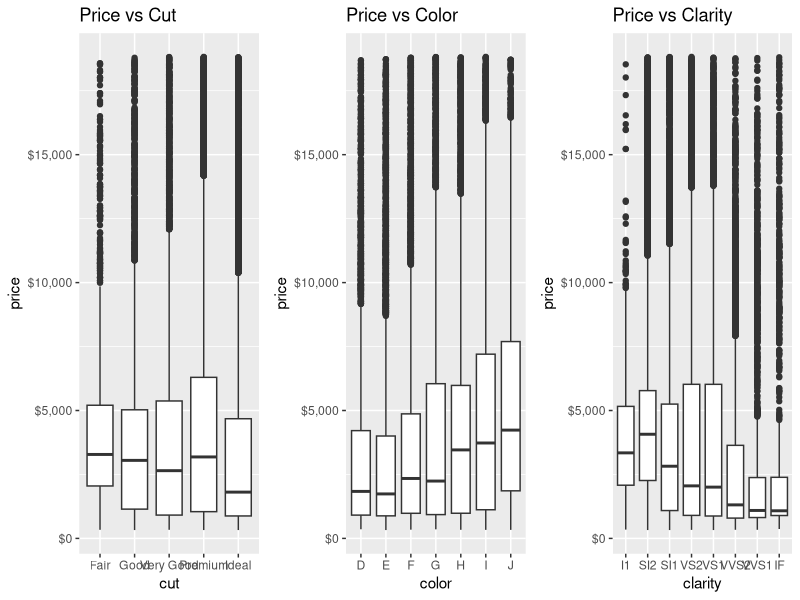
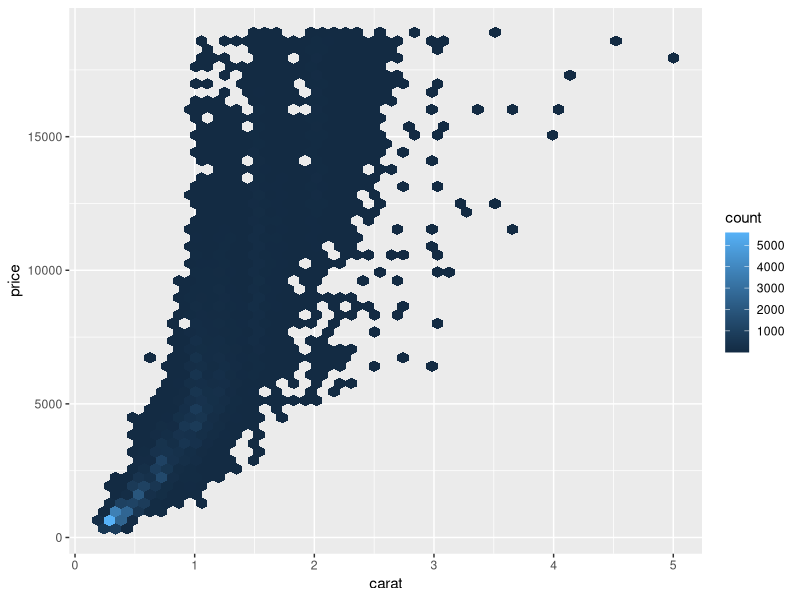
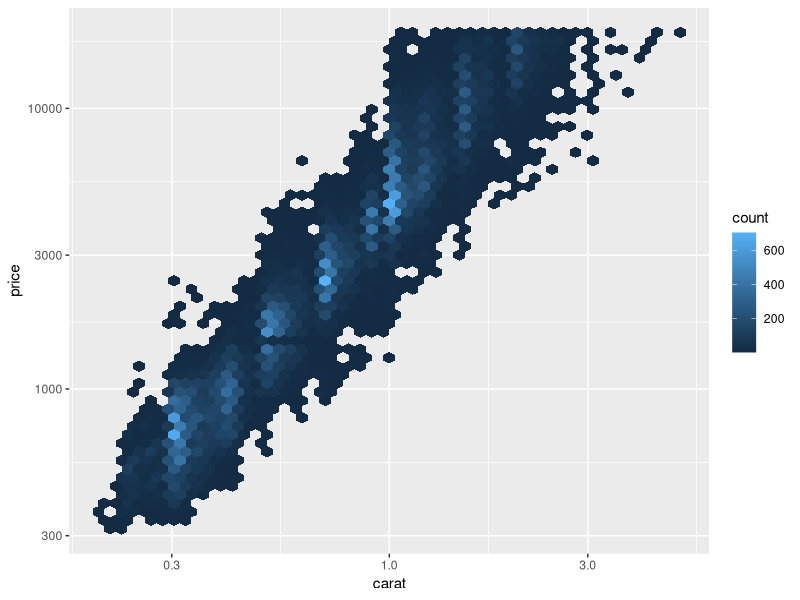
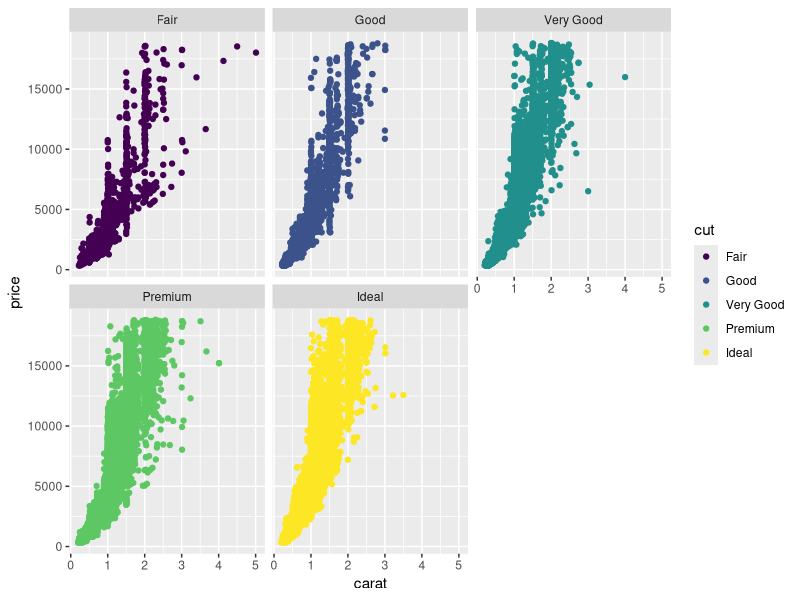
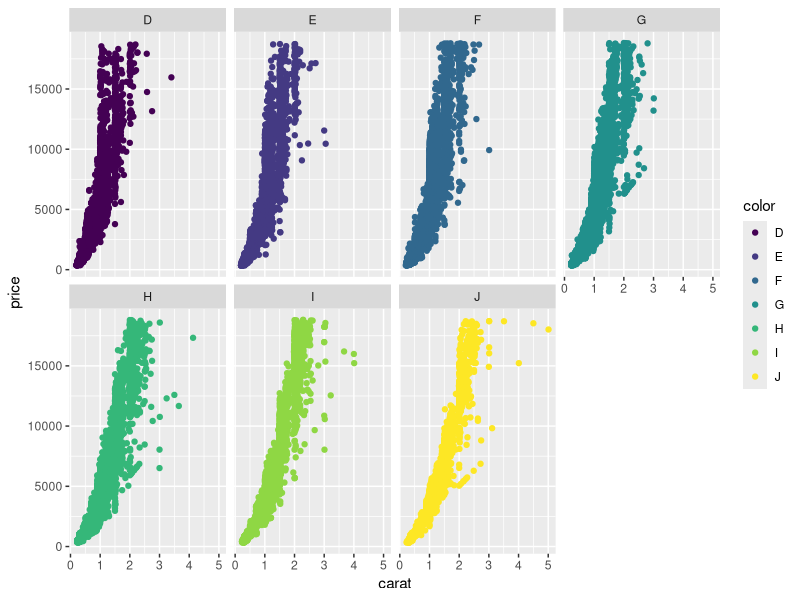
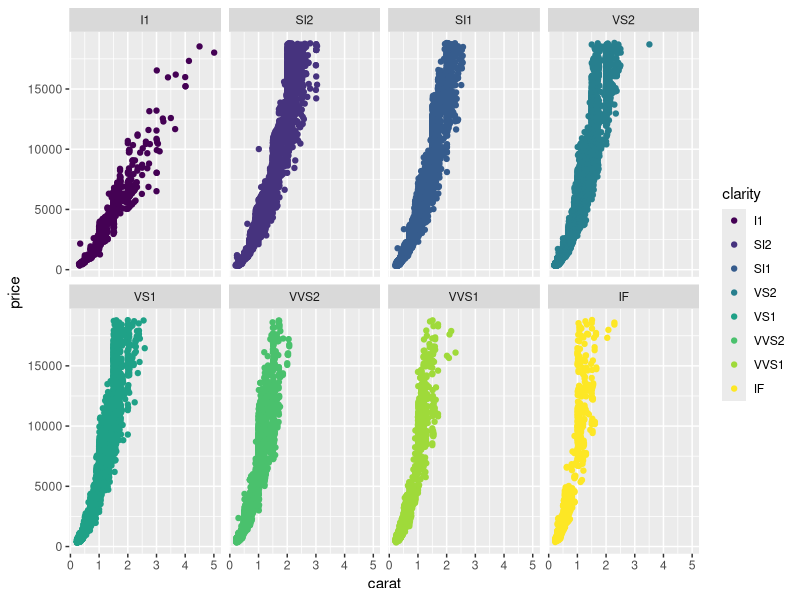
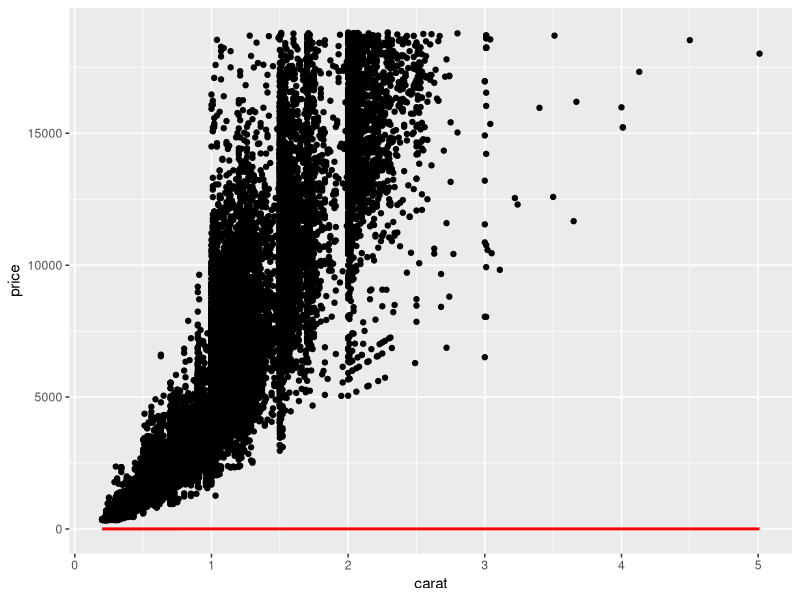
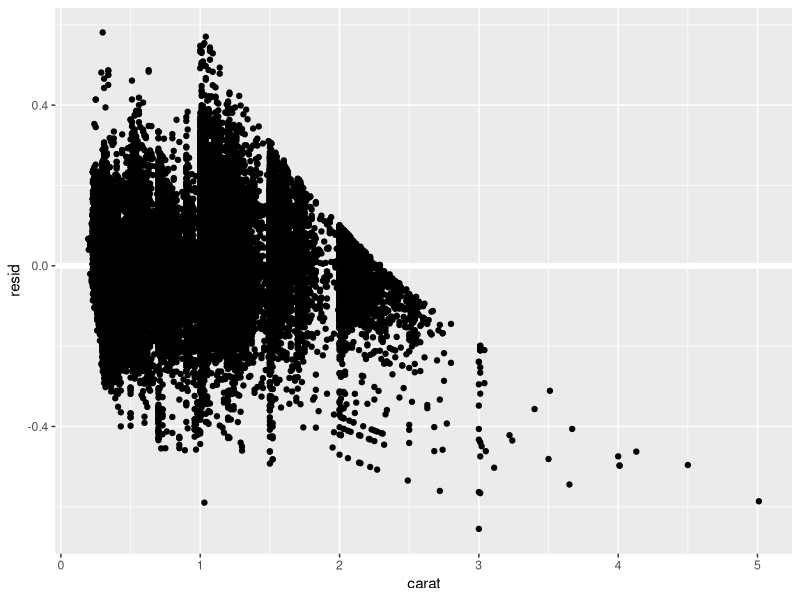

Write R code to recreate these figures, in order.
# prerequisites
library(tidyverse)
library(modelr)
options(na.action = na.warn)

##############
# the set-up #
##############
# why are low quality diamonds more expensive?
p1 <- ggplot(diamonds, aes(cut, price)) + geom_boxplot() + scale_y_continuous(labels = scales::dollar) + ggtitle("Price vs Cut")
p2 <- ggplot(diamonds, aes(color, price)) + geom_boxplot() + scale_y_continuous(labels = scales::dollar) + ggtitle("Price vs Color")
p3 <- ggplot(diamonds, aes(clarity, price)) + geom_boxplot() + scale_y_continuous(labels = scales::dollar) + ggtitle("Price vs Clarity")

gridExtra::grid.arrange(p1, p2, p3, nrow = 1)

# spend a few minutes discussing the logic behind this with your neighbor


################################
# a major confounding variable #
################################
# carat has a big impact on price
ggplot(diamonds, aes(carat, price)) + 
  geom_hex(bins = 50)

# how can we visualize this trend better?
ggplot(diamonds, aes(carat, price)) + 
  geom_hex(bins = 50) +
  scale_x_log10() +
  scale_y_log10()


######################
# Your Turn - Part 1 #
######################
# What is the strength of this linear trend? 
cor.test(diamonds$carat, diamonds$price)

# Does it differ depending on the different levels of cut, color, and clarity
diamonds %>% group_by(cut) %>% 
  summarise(corr = cor(carat, price))

diamonds %>% group_by(color) %>% 
  summarise(corr = cor(carat, price))

diamonds %>% group_by(clarity) %>% 
  summarise(corr = cor(carat, price))

diamonds %>% ggplot(aes(carat, price, color = cut)) + 
  geom_point() +
  facet_wrap(~ cut, nrow = 2)

diamonds %>% ggplot(aes(carat, price, color = color)) + 
  geom_point() +
  facet_wrap(~ color, nrow = 2)

diamonds %>% ggplot(aes(carat, price, color = clarity)) + 
  geom_point() +
  facet_wrap(~ clarity, nrow = 2)


# let's remove the price-carat relationship so we can see if there is still an
# unusual relationship between price and cut, color, and clarity

######################
# Your Turn - Part 2 #
######################
# 1. Fit a linear model between the price and carat variables
lm_carat_price <- lm(log10(price) ~ log10(carat), data = diamonds)
# 2. Assess model numerically
summary(lm_carat_price)
# 3. Get prediction and residual data and add it to the diamonds data set
diamonds %>%
  add_predictions(lm_carat_price) %>%
  add_residuals(lm_carat_price)
# 4. Visually assess model predictions
diamonds %>%
  add_predictions(lm_carat_price) %>% 
  ggplot(aes(carat, price)) +
  geom_point() +
  geom_line(aes(y = pred), color = "red", size = 1)
# 5. Visually assess model residuals
diamonds %>%
  add_residuals(lm_carat_price) %>% 
  ggplot(aes(carat, resid)) +
  geom_ref_line(h = 0) +
  geom_point()
# 6. Visually assess relationship between residuals and cut, color, clarity. What does this tell you?
diamonds %>%
  add_residuals(lm_carat_price) %>% 
  ggplot(aes(cut, resid)) +
  geom_ref_line(h = 0) +
  geom_point()

diamonds %>%
  add_residuals(lm_carat_price) %>% 
  ggplot(aes(color, resid)) +
  geom_ref_line(h = 0) +
  geom_point()

diamonds %>%
  add_residuals(lm_carat_price) %>% 
  ggplot(aes(clarity, resid)) +
  geom_ref_line(h = 0) +
  geom_point()
############################
# building onto this model #
############################
# create a more complex model that incorporates cut, color, and clarity
diamonds3 <- diamonds %>% 
  select(price, carat, color, cut, clarity)

mod_diamond <- lm(log10(price) ~ log10(carat) + color + cut + clarity, 
                  data = diamonds3)

# how does this model appear to fit numerically
summary(mod_diamond)

# assess predictions
# example with cut
diamonds3 %>% 
  data_grid(cut, .model = mod_diamond) %>% 
  add_predictions(mod_diamond) %>%
  mutate(trans_pred = 10 ^ pred) %>%
  ggplot(aes(cut, trans_pred)) +
  geom_point() +
  scale_y_continuous(labels = scales::dollar)

# example with color
diamonds3 %>% 
  data_grid(color, .model = mod_diamond) %>% 
  add_predictions(mod_diamond) %>%
  mutate(trans_pred = 10 ^ pred) %>%
  ggplot(aes(color, trans_pred)) +
  geom_point()

# example with clarity
diamonds3 %>% 
  data_grid(clarity, .model = mod_diamond) %>% 
  add_predictions(mod_diamond) %>%
  mutate(trans_pred = 10 ^ pred) %>%
  ggplot(aes(clarity, trans_pred)) +
  geom_point()


#############
# Your Turn #
#############
# Lastly, how do the residuals look for this mod_diamond model?
diamonds %>%
  add_residuals(mod_diamond) %>% 
  ggplot(aes(price, resid)) +
  geom_ref_line(h = 0) +
  geom_point()
